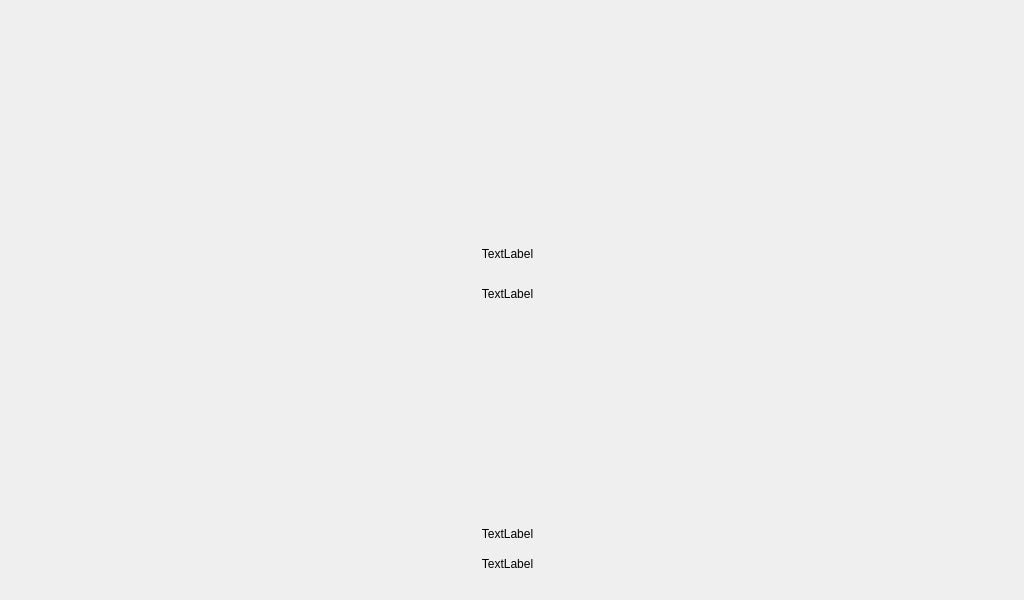
<?xml version="1.0" encoding="UTF-8"?>
<ui version="4.0">
 <class>WelcomePage</class>
 <widget class="QWidget" name="WelcomePage">
  <property name="geometry">
   <rect>
    <x>0</x>
    <y>0</y>
    <width>1024</width>
    <height>600</height>
   </rect>
  </property>
  <property name="windowTitle">
   <string>Form</string>
  </property>
  <widget class="QFrame" name="verticalFrame_">
   <property name="enabled">
    <bool>true</bool>
   </property>
   <property name="geometry">
    <rect>
     <x>0</x>
     <y>0</y>
     <width>1024</width>
     <height>600</height>
    </rect>
   </property>
   <layout class="QVBoxLayout" name="verticalLayout_">
    <property name="leftMargin">
     <number>0</number>
    </property>
    <item>
     <spacer name="verticalSpacer_1">
      <property name="orientation">
       <enum>Qt::Vertical</enum>
      </property>
      <property name="sizeHint" stdset="0">
       <size>
        <width>20</width>
        <height>50</height>
       </size>
      </property>
     </spacer>
    </item>
    <item>
     <widget class="QLabel" name="ahrsLabel_">
      <property name="text">
       <string>TextLabel</string>
      </property>
      <property name="alignment">
       <set>Qt::AlignCenter</set>
      </property>
     </widget>
    </item>
    <item>
     <spacer name="verticalSpacer">
      <property name="orientation">
       <enum>Qt::Vertical</enum>
      </property>
      <property name="sizeType">
       <enum>QSizePolicy::Fixed</enum>
      </property>
      <property name="sizeHint" stdset="0">
       <size>
        <width>20</width>
        <height>20</height>
       </size>
      </property>
     </spacer>
    </item>
    <item>
     <widget class="QLabel" name="acronymDescription">
      <property name="text">
       <string>TextLabel</string>
      </property>
      <property name="alignment">
       <set>Qt::AlignCenter</set>
      </property>
     </widget>
    </item>
    <item>
     <spacer name="verticalSpacer_2">
      <property name="orientation">
       <enum>Qt::Vertical</enum>
      </property>
      <property name="sizeType">
       <enum>QSizePolicy::Fixed</enum>
      </property>
      <property name="sizeHint" stdset="0">
       <size>
        <width>20</width>
        <height>220</height>
       </size>
      </property>
     </spacer>
    </item>
    <item>
     <widget class="QLabel" name="descriptionLabel_">
      <property name="text">
       <string>TextLabel</string>
      </property>
      <property name="alignment">
       <set>Qt::AlignCenter</set>
      </property>
     </widget>
    </item>
    <item>
     <spacer name="verticalSpacer_3">
      <property name="orientation">
       <enum>Qt::Vertical</enum>
      </property>
      <property name="sizeType">
       <enum>QSizePolicy::Fixed</enum>
      </property>
      <property name="sizeHint" stdset="0">
       <size>
        <width>20</width>
        <height>10</height>
       </size>
      </property>
     </spacer>
    </item>
    <item>
     <widget class="QLabel" name="authorLabel_">
      <property name="text">
       <string>TextLabel</string>
      </property>
      <property name="alignment">
       <set>Qt::AlignCenter</set>
      </property>
     </widget>
    </item>
    <item>
     <spacer name="verticalSpacer_4">
      <property name="orientation">
       <enum>Qt::Vertical</enum>
      </property>
      <property name="sizeType">
       <enum>QSizePolicy::Fixed</enum>
      </property>
      <property name="sizeHint" stdset="0">
       <size>
        <width>20</width>
        <height>20</height>
       </size>
      </property>
     </spacer>
    </item>
   </layout>
  </widget>
 </widget>
 <resources/>
 <connections/>
</ui>
